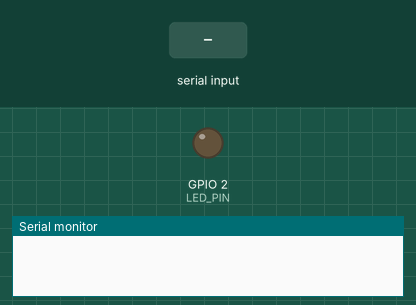
Simulated run of this program. Board: ESP32. On the bench: output pins drawn as LEDs (lit = HIGH), the last lines printed to the serial monitor. The inputs (shaded band) are chosen by the test bench.

Above: at 2.2 s.
2.3 s: "delay 1\n" received over Serial
At 3.6 s:
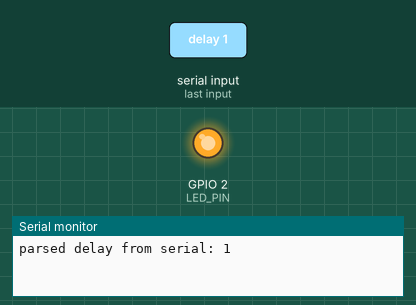
5.3 s: "delay" received over Serial
At 6.1 s:
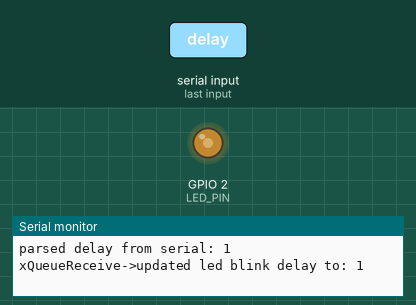
8.3 s: "delay 150\n" received over Serial
Timing chart, 0 to 17.3 s (numbered marks = the images above; inputs shaded):
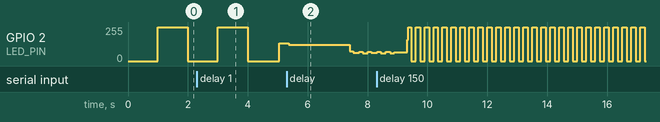

The program:

main.cpp
```cpp
#include <Arduino.h>
#include <freertos/FreeRTOS.h>
#include <freertos/task.h>

#define QUEUE_SIZE 100
#define MSG_LEN 100
#define LED_PIN 2

static QueueHandle_t msg_queue1;
static QueueHandle_t msg_queue2;


void read_serial(void* arg)
{
  char buf[10] = {0};
  int blink_delay;

  while(1)
  {
    memset(buf,0,10);
    // print 'blinked' after 100 led blinks
    if(xQueueReceive(msg_queue2,(void*)&buf,0) == pdTRUE)
    {
      Serial.println(buf);
    }

    String ip = Serial.readString();

    if(ip.indexOf("delay") >= 0)
    {
      blink_delay = ip.substring(ip.indexOf(" ") + 1).toInt();
      Serial.print("parsed delay from serial: ");
      Serial.println(blink_delay);
      if(xQueueSend(msg_queue1,(void*)&blink_delay,10) != pdTRUE)
      {
        Serial.println("can't add delay to msg_queue1: full!");
      }
    }
    else if(!ip.isEmpty())
    {
      Serial.print("User Input: ");
      Serial.println(ip);
    }
  }

}

void blink_led(void* arg)
{
  uint8_t blink_counter = 0;
  const char* msg = "Blinked";
  int led_blink_delay = 1000;

  while(1)
  {
    if(xQueueReceive(msg_queue1,(void*)&led_blink_delay,0) == pdTRUE)
    {
      Serial.print("xQueueReceive->updated led blink delay to: ");
      Serial.println(led_blink_delay);
    }
    if(blink_counter<100)
    {
      digitalWrite(LED_PIN,HIGH);
      vTaskDelay(led_blink_delay/portTICK_PERIOD_MS);
      digitalWrite(LED_PIN,LOW);
      vTaskDelay(led_blink_delay/portTICK_PERIOD_MS);
      blink_counter++;
    }
    else if(blink_counter == 100)
    {
      blink_counter = 0;
      if(xQueueSend(msg_queue2,(void*)msg,10) != pdTRUE)
      {
        Serial.println("can't add \"Blinked\" to msg_queue2: Full!");
      }
    }
  }
}


void setup() {
  // put your setup code here, to run once:
    Serial.begin(115200);
    pinMode(LED_PIN,OUTPUT);
    vTaskDelay(1000/portTICK_PERIOD_MS);

    msg_queue1 = xQueueCreate(QUEUE_SIZE,sizeof(int));
    msg_queue2 = xQueueCreate(QUEUE_SIZE,MSG_LEN);

  xTaskCreatePinnedToCore(
      read_serial,
      "read_serial",
      1024,
      NULL,
      1,
      NULL,
      1);

  xTaskCreatePinnedToCore(
      blink_led,
      "blink_led",
      1024,
      NULL,
      1,
      NULL,
      0);

      // vTaskDelete(NULL);
}

void loop() {
  // put your main code here, to run repeatedly:
}
```

Measured:
- after the input at 5.3 s, GPIO 2 (LED_PIN): 133/255 → 122/255 after 0.06 s, → 72/255 2.0 s later, → 62/255 0.12 s later, → 69/255 0.20 s later, … (7 changes in this stretch)
